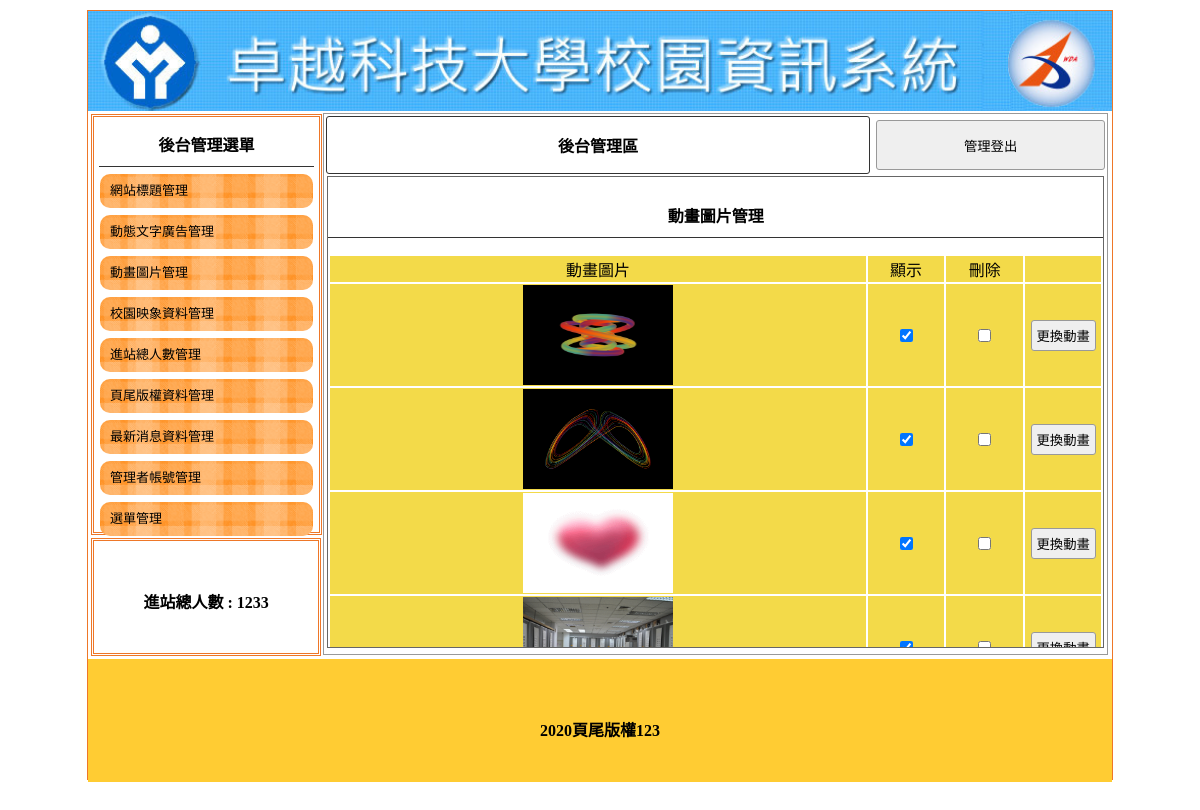
The page /backend.php?do=mvim on the database as committed earlier.
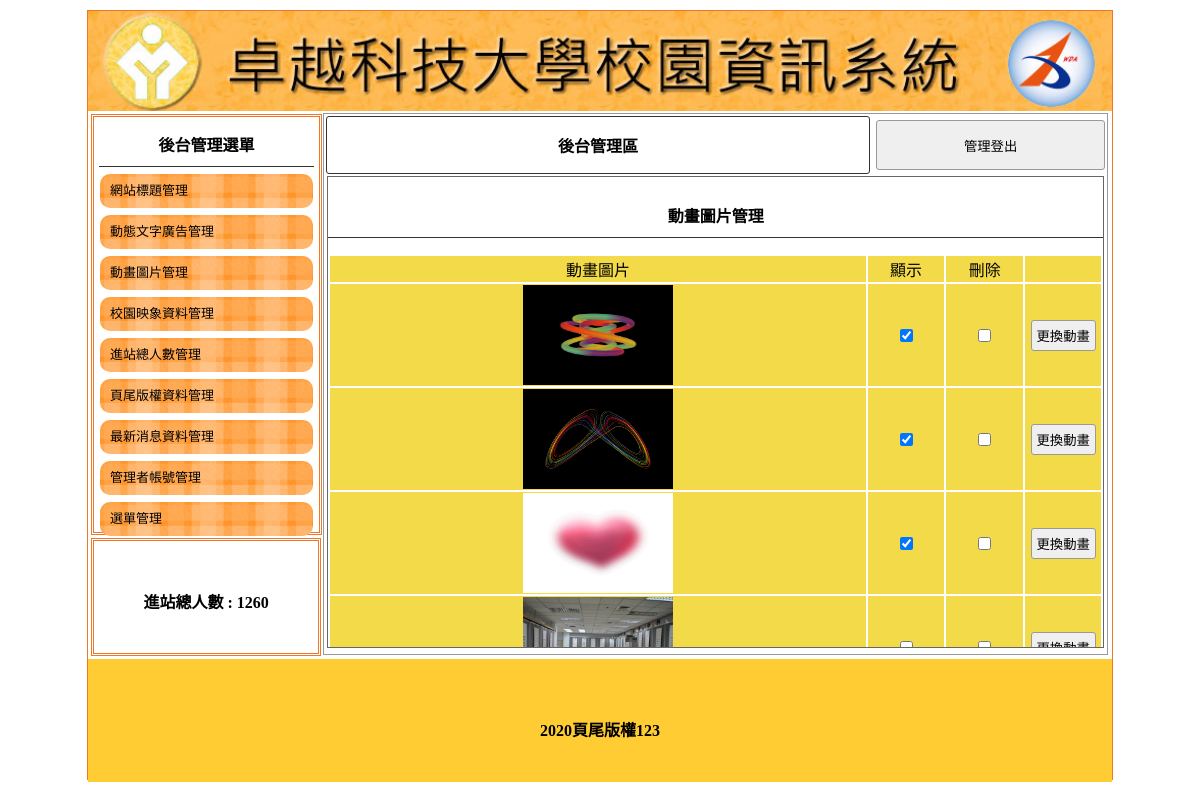
The same page on the database as committed later.
### tables this page shows
CREATE TABLE `title` (
  `id` int(11) UNSIGNED NOT NULL,
  `text` text DEFAULT NULL,
  `img` text DEFAULT NULL,
  `sh` int(1) NOT NULL
);

CREATE TABLE `total` (
  `id` int(11) UNSIGNED NOT NULL,
  `total` int(11) UNSIGNED NOT NULL
);

CREATE TABLE `mvim` (
  `id` int(11) UNSIGNED NOT NULL,
  `text` text DEFAULT NULL,
  `img` text DEFAULT NULL,
  `sh` int(1) NOT NULL
);

CREATE TABLE `bottom` (
  `id` int(11) UNSIGNED NOT NULL,
  `bottom` text NOT NULL
);

### base.php (called while the page is built, shortened)
<?php
$tstr = [
    'title' => "網站標題管理",
    'ad' => "動態文字廣告管理",
    'mvim' => "動畫圖片管理",
    'image' => "校園映像資料管理",
    'total' => "進站人數管理",
    'bottom' => "頁尾版權資料管理",
    'news' => "最新消息資料管理",
    'admin' => "管理者帳號管理",
    'menu' => "選單管理",
];
class DB
{
    private $dsn = "mysql:host=localhost;dbname=db21;charset=utf8";
    private $table;
    private $pw = "";
    private $user = "root";
    private $pdo;
    public function __construct($table)
    {
        $this->table = $table;
        $this->pdo = new PDO($this->dsn, $this->user, $this->pw);
    }
    function all(...$arg)
    {
        $sql = "select * from $this->table ";
        return $this->pdo->query($sql)->fetchAll();
    }
    function find($arg)
    {
        $sql = "select * from $this->table ";
        if (is_array($arg)) {
            foreach ($arg as $key => $value) {
                $tmp[] = sprintf("`%s`='%s'", $key, $value);
            }
            $sql .= " where " . implode(" && ", $tmp);
        } else {
            $sql .= " where `id`='$arg'";
        }
        return $this->pdo->query($sql)->fetch(PDO::FETCH_ASSOC);
    }
    function save($arg)
    {
        if (!empty($arg['id'])) {
            foreach ($arg as $key => $value) {
                $tmp[] = sprintf("`%s`='%s'", $key, $value);
            }
            $sql = "update $this->table set " . implode(" , ", $tmp) . " where `id`='{$arg['id']}'";
        } else {
            $sql = "insert into $this->table (`" . implode("`,`", array_keys($arg)) . "`) values('" . implode("','", $arg) . "')";
        }
        return $this->pdo->exec($sql);
    }
}
$Title = new DB("title");
$Mvim = new DB("mvim");
$Bottom = new DB("bottom");
$Total = new DB("total");

### backend/mvim.php (the view, shortened to what this page needs)
<div style="width:99%; height:87%; margin:auto; overflow:auto; border:#666 1px solid;">
    <p class="t cent botli"><?= $tstr[$do]; ?></p>
    <form method="post" action="./api/edit.php">
        <table width="100%">
            <tbody>
                <tr class="yel">
                    <td width="70%">動畫圖片</td>
                    <td width="10%">顯示</td>
                    <td width="10%">刪除</td>
                    <td></td>
                </tr>
                <?php
                $rows = $Mvim->all();
                foreach ($rows as $row) {
                ?>
                    <tr class="yel">
                        <td>
                            <img src="./img/<?=$row['img'];?>" style="width:150px;height:100px;">
                        </td>
                        <td>
                            <input type="checkbox" name="sh[]" value="<?=$row['id'];?>" <?=($row['sh']==1?"checked":"")?>>
                        </td>
                        <td>
                        <input type="checkbox" name="del[]" value="<?=$row['id'];?>">
                        </td>
                        <td>
                            <input type="button" value="更換動畫" onclick="op('#cover','#cvr','./modal/upload.php?table=<?=$do;?>&id=<?=$row['id'];?>')">
                        </td>
                    </tr>
                <?php
                }
                ?>
            </tbody>
        </table>
    </form>
</div>

### backend.php (shortened to what this page needs)
<?php
include_once "base.php";
?>
<!DOCTYPE html PUBLIC "-//W3C//DTD XHTML 1.0 Transitional//EN" "http://www.w3.org/TR/xhtml1/DTD/xhtml1-transitional.dtd">
<html xmlns="http://www.w3.org/1999/xhtml">
<head>
	<link href="css/css.css" rel="stylesheet" type="text/css">
</head>
<body>
	<div id="main">
		<a title="<?=$Title->find(['sh'=>1])['text'];?>" href="index.php">
			<div class="ti" style="background:url('img/<?=$Title->find(['sh'=>1])['img'];?>'); background-size:cover;"></div>
		</a>
		<div id="ms">
			<div id="lf" style="float:left;">
				<div id="menuput" class="dbor">
					<span class="t botli">後台管理選單</span>
					<a style="color:#000; font-size:13px; text-decoration:none;" href="?do=title">
						<div class="mainmu">
							網站標題管理 </div>
					</a>
					<a style="color:#000; font-size:13px; text-decoration:none;" href="?do=ad">
						<div class="mainmu">
							動態文字廣告管理 </div>
					</a>
					<a style="color:#000; font-size:13px; text-decoration:none;" href="?do=mvim">
						<div class="mainmu">
							動畫圖片管理 </div>
					</a>
					<a style="color:#000; font-size:13px; text-decoration:none;" href="?do=image">
						<div class="mainmu">
							校園映象資料管理 </div>
					</a>
					<a style="color:#000; font-size:13px; text-decoration:none;" href="?do=total">
						<div class="mainmu">
							進站總人數管理 </div>
					</a>
					<a style="color:#000; font-size:13px; text-decoration:none;" href="?do=bottom">
						<div class="mainmu">
							頁尾版權資料管理 </div>
					</a>
					<a style="color:#000; font-size:13px; text-decoration:none;" href="?do=news">
						<div class="mainmu">
							最新消息資料管理 </div>
					</a>
					<a style="color:#000; font-size:13px; text-decoration:none;" href="?do=admin">
						<div class="mainmu">
							管理者帳號管理 </div>
					</a>
					<a style="color:#000; font-size:13px; text-decoration:none;" href="?do=menu">
						<div class="mainmu">
							選單管理 </div>
					</a>
				</div>
				<div class="dbor" style="margin:3px; width:95%; height:20%; line-height:100px;">
					<span class="t">進站總人數 : <?=$Total->find(1)['total'];?> </span>
				</div>
			</div>
			<div class="di" style="height:540px; border:#999 1px solid; width:76.5%; margin:2px 0px 0px 0px; float:left; position:relative; left:20px;">
				<table width="100%">
					<tbody>
						<tr>
							<td style="width:70%;font-weight:800; border:#333 1px solid; border-radius:3px;" class="cent"><a href="?do=admin" style="color:#000; text-decoration:none;">後台管理區</a></td>
							<td><button onclick="lo('api/logout.php')" style="width:99%; margin-right:2px; height:50px;">管理登出</button></td>
						</tr>
					</tbody>
				</table>
				<?php
				$do=(isset($_GET['do']))?$_GET['do']:'title';
                $file="./backend/".$do.".php";
                if(file_exists($file)){
                    include $file;
                }else{
                    include "./backend/title.php";
                }
				?>
			</div>
		</div>
		<div style="width:1024px; left:0px; position:relative; background:#FC3; margin-top:4px; height:123px; display:block;">
			<span class="t" style="line-height:123px;"><?=$Bottom->find(1)['bottom'];?></span>
		</div>
	</div>
</body>
</html>

### css/css.css (style rules this page uses)
body { padding:0px; margin:0px; }
#main { width:1024px; height:768px; margin:10px auto 10px auto; border:#EE7728 1px solid; position:relative; }
.ti { width:100%; height:100px; position:relative; background-size:cover; background-repeat:no-repeat; }
.dbor { border:#EE7728 double 3px; margin:1px; padding:2px 10px 2px 10px; }
.t { font-weight:800; display:block; text-align:center; padding:10px 1px 10px 1px; }
.botli { border-bottom:#333 1px solid; }
.mainmu { position:relative; border-radius:10px; background:url(../icon/menu.fw.png) center no-repeat; background-size:cover; line-height:30px; padding:2px 10px 2px 10px; margin:7px 1px 7px 1px; }
#lf { height:540px; width:21%; display:inline-block; }
#menuput { width:100%; height:75%; position:relative; padding:5px; display:block; margin: 3px; }
.di { display:inline-block; }
.cent { text-align:center; }
input,button { border:#999 1px solid; border-radius:3px; background:#EFEFEF; padding:5px; margin:3px; }
.yel td { background:#F3DA49; text-align:center; }

Rows that differ between the two databases and show on the page:
no longer on this page (row edited): title: img (picture)
now on this page (row edited): title: img (picture)
changed total: total "1233" → "1260"
changed mvim (number 4 of 4 on the later page): sh "☑" → "☐"
